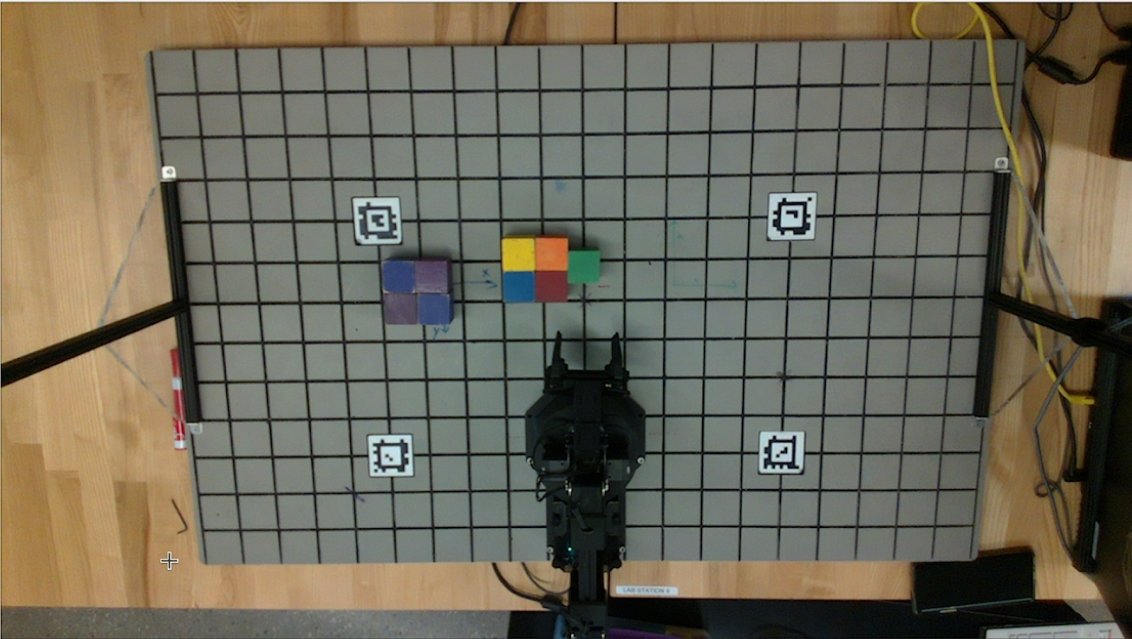
#> input picture data/2.jpg, 1132 x 639 px, found by its file name
$ python test_affline_transformation.py
#> lines starting #> are read from the running program, lines starting #| are printed output that depends on the picture; after the words box and inside, x2 and y2 are one past the last pixel; in counts of white or black regions, pixels touching at a corner belong together
import cv2
import numpy as np

INTRINISC_MATRIX = np.array([[918.2490195188435, 0.0, 636.4533753942957],
                            [0.0, 912.0611927215057, 365.23840749139805],
                            [0.0, 0.0, 1.0]])
extrinsic_matrix = np.array([[ 9.99925603e-01,-9.82961653e-03 ,7.22269706e-03 , 2.52173618e+01],
                            [-1.10674474e-02 ,-9.80057090e-01 , 1.98407693e-01 , 1.39052668e+02],
                            [ 5.12838392e-03 ,-1.98472869e-01, -9.80092965e-01 , 1.04638438e+03],
                            [ 0.00000000e+00 , 0.00000000e+00 , 0.00000000e+00 , 1.00000000e+00]])

grid_x_points = np.arange(-500, 501, 50)
grid_y_points = np.arange(-175, 525, 50)

def matrix_calculation(img):
    X, Y = np.meshgrid(grid_x_points, grid_y_points)
    grid_points = np.vstack((X.ravel(), Y.ravel(), np.ones_like(X).ravel(), np.ones_like(X).ravel())).astype(np.float32)
    camera_points = np.dot(extrinsic_matrix[0:3, :], grid_points)
    pixel_points = np.dot(INTRINISC_MATRIX, camera_points)
    pixel_x = pixel_points[0, :] / pixel_points[2, :]
    pixel_y = pixel_points[1, :] / pixel_points[2, :]
    for px, py in zip(pixel_x, pixel_y):
        point_pos = (int(px), int(py))
        cv2.circle(modified_image, point_pos, 3, (0, 255, 0), thickness=-1)

    cv2.imshow('Image', modified_image)
    cv2.waitKey(0)
    cv2.destroyAllWindows()

def double_for_operation(img):
    for x in grid_x_points:
        for y in grid_y_points:
            world_point = np.array([x,y,1,1]).reshape(4,1).astype(np.float32)
            camera_point = np.dot(extrinsic_matrix[0:3,:], world_point) # 3x1
            pixel_point = np.dot(INTRINISC_MATRIX, camera_point)
            pixel_x = pixel_point[0] / pixel_point[2]
            pixel_y = pixel_point[1] / pixel_point[2]
            # TODO: Precise
            point_pos = [int(pixel_x), int(pixel_y)]
            cv2.circle(modified_image, point_pos, 3, (0, 255, 0), thickness=-1)

    cv2.imshow('Image', modified_image)
    cv2.waitKey(0)
    cv2.destroyAllWindows()

if __name__ == '__main__':
    modified_image = cv2.imread("data/2.jpg")
#> modified_image is the input picture: shape (639, 1132, 3); mean B, G, R 88.6, 104.7, 110
    # matrix_calculation(modified_image)
    double_for_operation(modified_image)
#> after the loop in double_for_operation, `for x in grid_x_points:`:
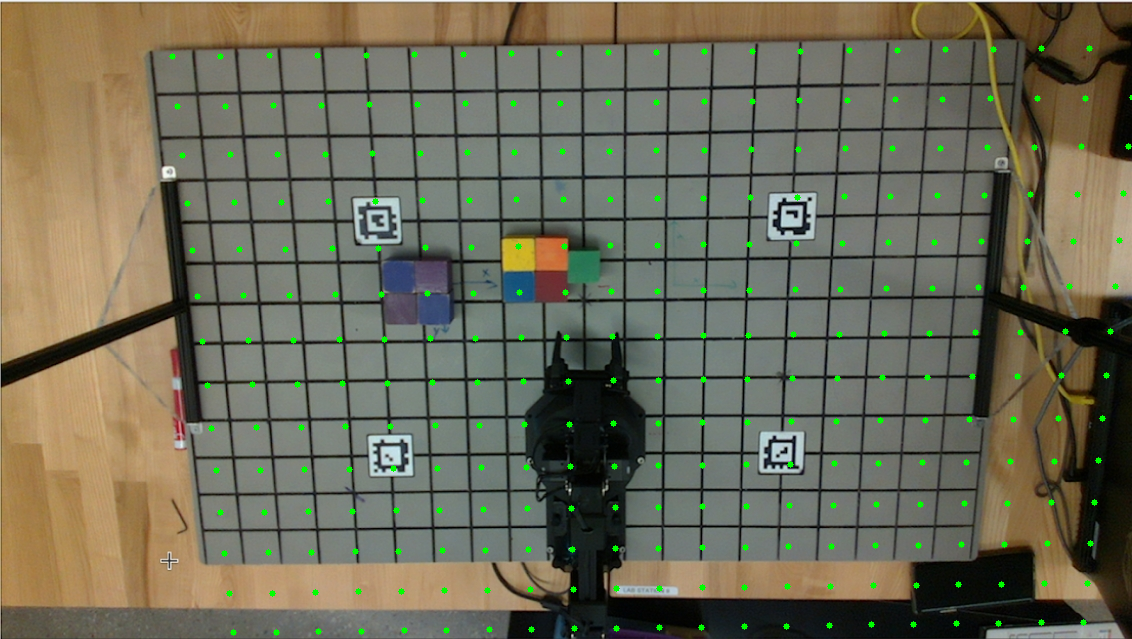
#> modified_image: shape (639, 1132, 3); 1.17% of pixels changed, all inside (x1, y1, x2, y2) = (169, 45, 1132, 636)


$ run again, with data/1.jpg copied over data/2.jpg
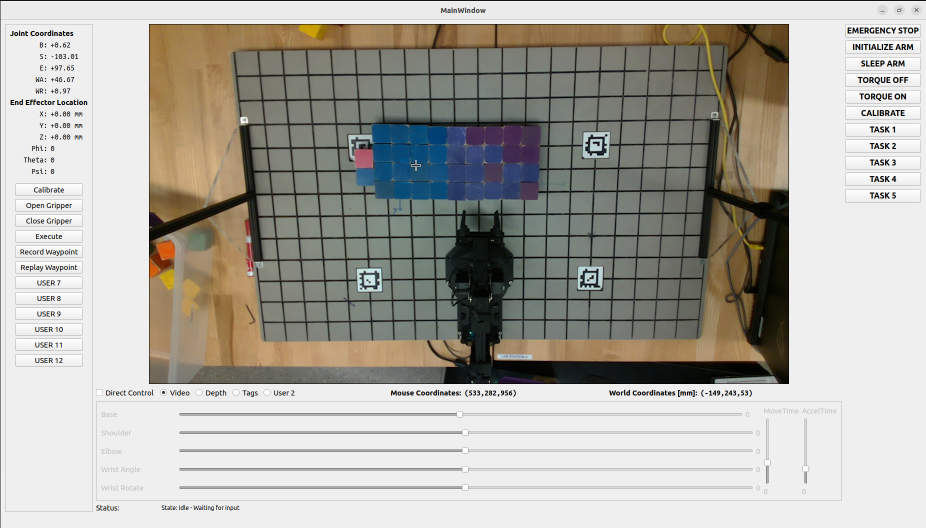
#> input picture data/1.jpg, 1851 x 1055 px, found by its file name (shown at 1/2 size)
#> modified_image is the input picture: shape (1055, 1851, 3); mean B, G, R 164.5, 171.4, 173.9
#> after the loop in double_for_operation, `for x in grid_x_points:`:
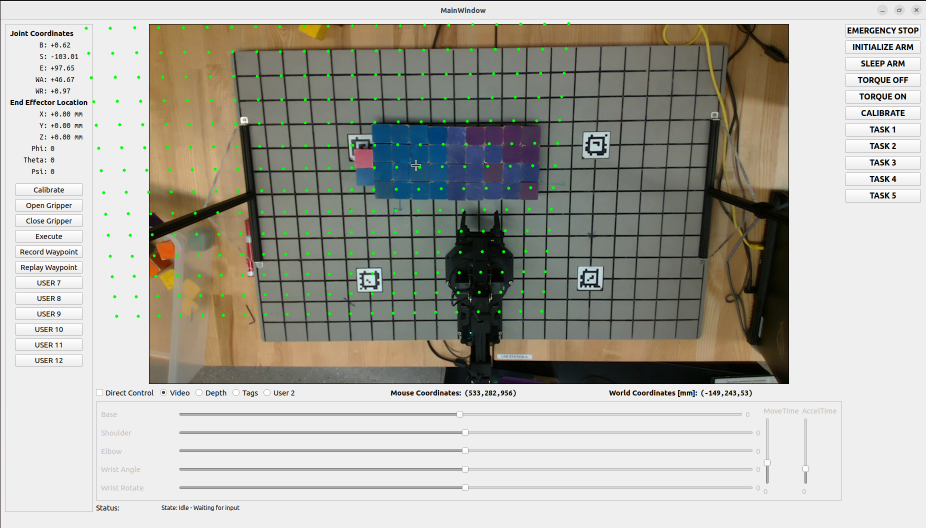
#> modified_image: shape (1055, 1851, 3) (shown at 1/2 size); 0.44% of pixels changed, all inside (x1, y1, x2, y2) = (169, 44, 1141, 636)
